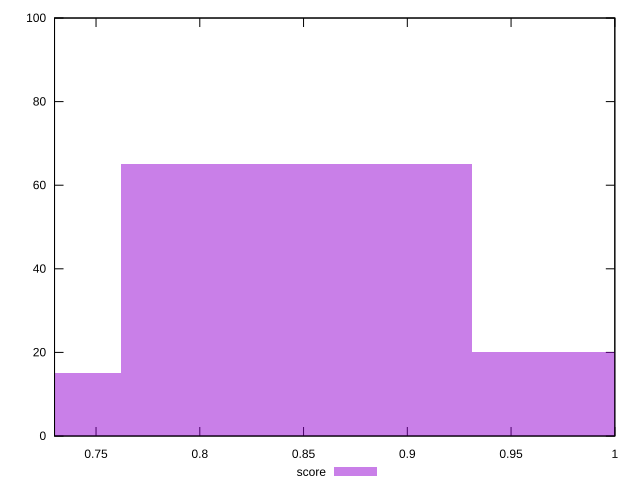

Recreate this plot in gnuplot.
reset

$score <<EOF
0.677321865320992 15
0.84665233165124 65
1.0159827979814882 20
EOF

set key outside below
set boxwidth 0.169330466330248
set xrange [0.73:1]
set yrange [0:100]
set trange [0:100]
set style fill transparent solid 0.5 noborder
set terminal svg size 640, 490 enhanced background rgb 'white'
set output "report_00019_2021-02-10T18-14-37.922Z//uses-http2/samples/pages/score/histogram.svg"

plot $score title "score" with boxes

reset
